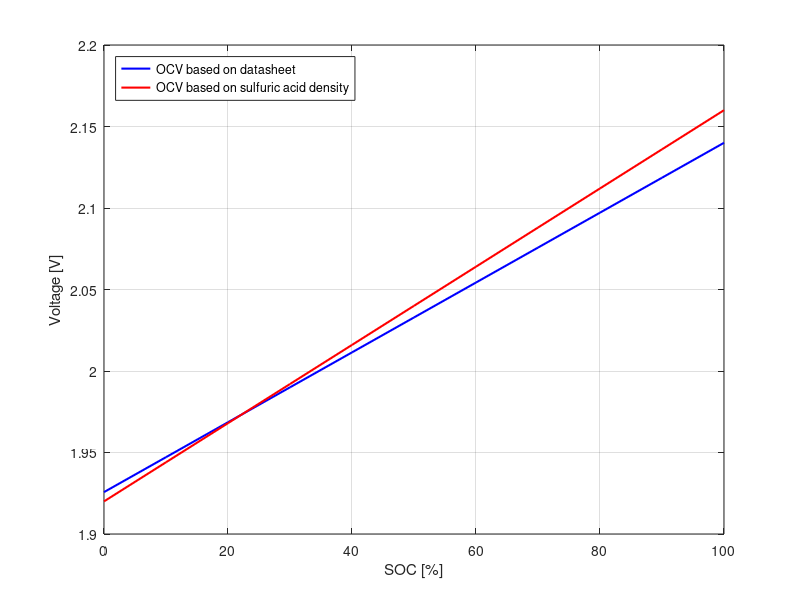

This figure's MATLAB source:
clear all
SOC = linspace(0, 100, 11); 
OCV_datasheet = linspace(1.9257, 2.14, 11); 
OCV_density =  linspace(1.92, 2.16, 11);                                                   
plot(SOC,OCV_datasheet,'b','LineWidth', 1.5)
hold on
plot(SOC,OCV_density,'r','LineWidth', 1.5)
hold on
legend("OCV based on datasheet","OCV based on sulfuric acid density ","Location","northwest")
grid on
xlabel("SOC [%]")
ylabel("Voltage [V]")







	
